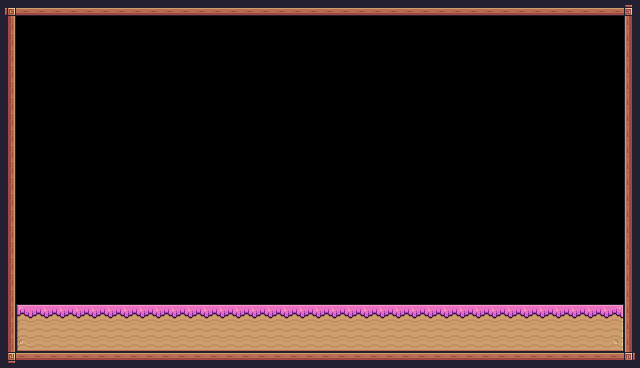

Rendered tile map (Tiled .tmx) drawn with the repository's tilesets; below, a short description and the full map source, tile grids included:
An orthogonal 40x23 tile map with 16x16 px tiles, 1 tile layer (Background) and 1 object (Player).

<map version="1.10" tiledversion="1.10.2" orientation="orthogonal" renderorder="right-down" width="40" height="23" tilewidth="16" tileheight="16" infinite="0" nextlayerid="3" nextobjectid="2">
 <tileset firstgid="1" source="Pixel Adventure.tsx" />
 <layer id="1" name="Background" width="40" height="23">
  <data encoding="csv">
92,134,134,134,134,134,134,134,134,134,134,134,134,134,134,134,134,134,134,134,134,134,134,134,134,134,134,134,134,134,134,134,134,134,134,134,134,134,134,93,
113,0,0,0,0,0,0,0,0,0,0,0,0,0,0,0,0,0,0,0,0,0,0,0,0,0,0,0,0,0,0,0,0,0,0,0,0,0,0,111,
113,0,0,0,0,0,0,0,0,0,0,0,0,0,0,0,0,0,0,0,0,0,0,0,0,0,0,0,0,0,0,0,0,0,0,0,0,0,0,111,
113,0,0,0,0,0,0,0,0,0,0,0,0,0,0,0,0,0,0,0,0,0,0,0,0,0,0,0,0,0,0,0,0,0,0,0,0,0,0,111,
113,0,0,0,0,0,0,0,0,0,0,0,0,0,0,0,0,0,0,0,0,0,0,0,0,0,0,0,0,0,0,0,0,0,0,0,0,0,0,111,
113,0,0,0,0,0,0,0,0,0,0,0,0,0,0,0,0,0,0,0,0,0,0,0,0,0,0,0,0,0,0,0,0,0,0,0,0,0,0,111,
113,0,0,0,0,0,0,0,0,0,0,0,0,0,0,0,0,0,0,0,0,0,0,0,0,0,0,0,0,0,0,0,0,0,0,0,0,0,0,111,
113,0,0,0,0,0,0,0,0,0,0,0,0,0,0,0,0,0,0,0,0,0,0,0,0,0,0,0,0,0,0,0,0,0,0,0,0,0,0,111,
113,0,0,0,0,0,0,0,0,0,0,0,0,0,0,0,0,0,0,0,0,0,0,0,0,0,0,71,71,0,0,0,0,0,0,0,0,0,0,111,
113,0,0,0,0,0,0,0,0,0,0,0,0,0,0,0,0,0,0,0,0,0,0,0,0,0,0,71,0,0,0,0,0,0,0,0,0,0,0,111,
113,0,0,0,0,0,0,0,0,0,0,0,0,0,0,0,0,0,0,0,0,0,0,0,0,0,71,71,0,0,0,0,0,0,0,0,0,0,0,111,
113,0,0,0,0,0,0,0,0,0,0,0,0,0,0,0,0,0,0,0,0,0,0,0,0,0,71,0,0,0,0,0,0,0,0,0,0,0,0,111,
113,0,0,0,0,0,0,0,0,0,0,0,0,0,0,0,0,0,0,0,0,0,0,0,0,0,0,0,71,0,0,0,0,0,0,0,0,0,0,111,
113,0,0,0,0,0,0,0,0,0,0,0,0,0,0,0,0,0,0,0,0,0,0,0,0,0,0,0,0,0,0,0,0,0,0,0,0,0,0,111,
113,0,0,0,0,0,0,0,0,0,0,0,0,0,0,0,0,0,0,0,0,0,0,0,0,0,0,0,0,0,0,0,0,0,0,0,0,0,0,111,
113,0,0,0,0,0,0,0,0,0,0,0,0,0,0,0,0,0,0,0,0,0,0,0,0,0,0,0,0,0,0,0,0,0,0,0,0,0,0,111,
113,0,0,0,0,0,0,0,0,0,0,0,0,0,0,0,0,0,0,0,0,0,0,0,0,0,0,0,0,0,0,0,0,0,0,0,0,0,0,111,
113,0,0,0,0,0,0,0,0,0,0,0,0,0,0,0,0,0,0,0,0,0,0,0,0,0,0,0,0,0,0,0,0,0,0,0,0,0,0,111,
113,0,0,0,0,0,0,0,0,0,0,0,0,0,0,0,0,0,0,0,0,0,0,0,0,0,0,0,0,0,0,0,0,0,0,0,0,0,0,111,
113,183,184,184,184,184,184,184,184,184,184,184,184,184,184,184,184,184,184,184,184,184,184,184,184,184,184,184,184,184,184,184,184,184,184,184,184,184,185,111,
113,205,206,206,206,206,206,206,206,206,206,206,206,206,206,206,206,206,206,206,206,206,206,206,206,206,206,206,206,206,206,206,206,206,206,206,206,206,207,111,
113,227,228,228,228,228,228,228,228,228,228,228,228,228,228,228,228,228,228,228,228,228,228,228,228,228,228,228,228,228,228,228,228,228,228,228,228,228,229,111,
114,90,90,90,90,90,90,90,90,90,90,90,90,90,90,90,90,90,90,90,90,90,90,90,90,90,90,90,90,90,90,90,90,90,90,90,90,90,90,115
</data>
 </layer>
 <objectgroup id="2" name="Spawnpoints">
  <object id="1" name="Player" type="Player" x="31.7367" y="270.483" width="32" height="32" />
 </objectgroup>
</map>
